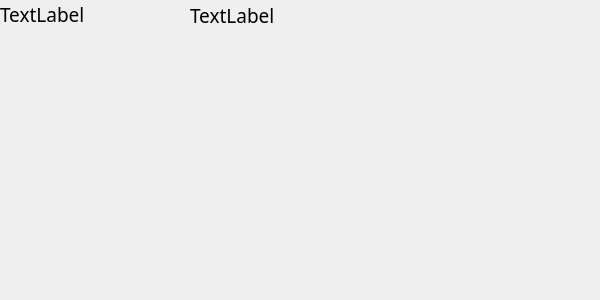
<?xml version="1.0" encoding="UTF-8"?>
<ui version="4.0">
 <class>Form</class>
 <widget class="QWidget" name="Form">
  <property name="geometry">
   <rect>
    <x>0</x>
    <y>0</y>
    <width>600</width>
    <height>300</height>
   </rect>
  </property>
  <property name="windowTitle">
   <string>Form</string>
  </property>
  <widget class="QLabel" name="key_label">
   <property name="geometry">
    <rect>
     <x>0</x>
     <y>0</y>
     <width>181</width>
     <height>29</height>
    </rect>
   </property>
   <property name="font">
    <font>
     <family>Adobe 黑体 Std R</family>
     <pointsize>14</pointsize>
    </font>
   </property>
   <property name="text">
    <string>TextLabel</string>
   </property>
  </widget>
  <widget class="QLabel" name="value_label">
   <property name="geometry">
    <rect>
     <x>190</x>
     <y>0</y>
     <width>251</width>
     <height>31</height>
    </rect>
   </property>
   <property name="font">
    <font>
     <family>Adobe 黑体 Std R</family>
     <pointsize>14</pointsize>
    </font>
   </property>
   <property name="text">
    <string>TextLabel</string>
   </property>
  </widget>
 </widget>
 <resources/>
 <connections/>
</ui>
